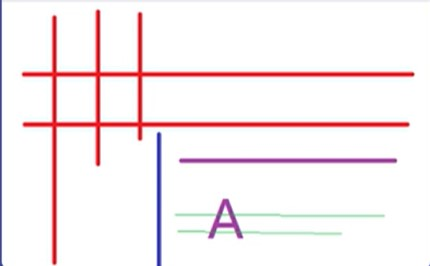
#> input picture OpenCV301/ImageFile/morph01.jpg, 430 x 266 px, found by its file name
$ python ProbabilityHuffman.py
#> lines starting #> are read from the running program, lines starting #| are printed output that depends on the picture; after the words box and inside, x2 and y2 are one past the last pixel; in counts of white or black regions, pixels touching at a corner belong together
# Probability Huffman Line Detection: Huffman Olasılıksal Çizgi Tespiti
# Görüntülerde binary görüntüye çevirme işlemi yapılarak
# görüntüdeki birbirinden farklı uzunluk ve açılardaki çizgilerin tespiti olasılıksal yaklaşım ile gerçekleştirilir.

import cv2 as cv
import numpy as np

def canny_demo(image):
    t = 100
    canny_output = cv.Canny(image, t, t*2)
    cv.imshow('canny_output', canny_output)
    return canny_output

src = cv.imread("OpenCV301/ImageFile/morph01.jpg")
#> src is the input picture: shape (266, 430, 3); mean B, G, R 240.5, 238.5, 248.1
cv.namedWindow('Input', cv.WINDOW_AUTOSIZE)
cv.imshow("Input", src)
cv.waitKey(0)

binary = canny_demo(src)
#> in canny_demo, `canny_output = cv.Canny(image, t, t*2)`:
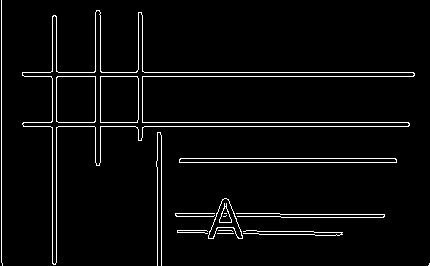
#> canny_output: shape (266, 430); 3.9% white in thin lines or dots
cv.imshow("Binary", binary)
cv.waitKey(0)

# cv.HoughLinesP ile doğru şekilde satırları bulun
linesP = cv.HoughLinesP(binary, 1, np.pi/180, 50, minLineLength=50, maxLineGap=10)
#> linesP = 21 rows, first 6: [24, 76, 413, 76], [23, 122, 408, 122], [22, 72, 413, 72], [23, 126, 408, 126], [1, 262, 1, 0], [52, 263, 52, 16]

if linesP is not None:
    for i in range(len(linesP)):
        l = linesP[i][0]
        cv.line(src, (l[0], l[1]), (l[2], l[3]), (255, 0, 0), 1, cv.LINE_AA)
#> this loop made 21 passes
#> l on passes 1 to 12: [24, 76, 413, 76], [23, 122, 408, 122], [22, 72, 413, 72], [23, 126, 408, 126], [1, 262, 1, 0], [52, 263, 52, 16], [180, 158, 395, 158], [56, 262, 56, 16], [179, 162, 396, 162], [157, 265, 157, 132], [95, 162, 95, 12], [100, 162, 100, 12]
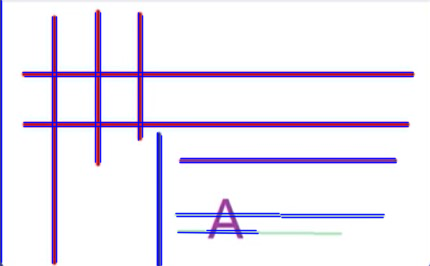
#> src: shape (266, 430, 3); 10.61% of pixels changed, all inside (x1, y1, x2, y2) = (0, 0, 415, 266)

cv.imshow("Lines", src)
cv.waitKey(0)
cv.destroyAllWindows()

$ run again, with OpenCV301/ImageFile/Cat.jpg copied over OpenCV301/ImageFile/morph01.jpg
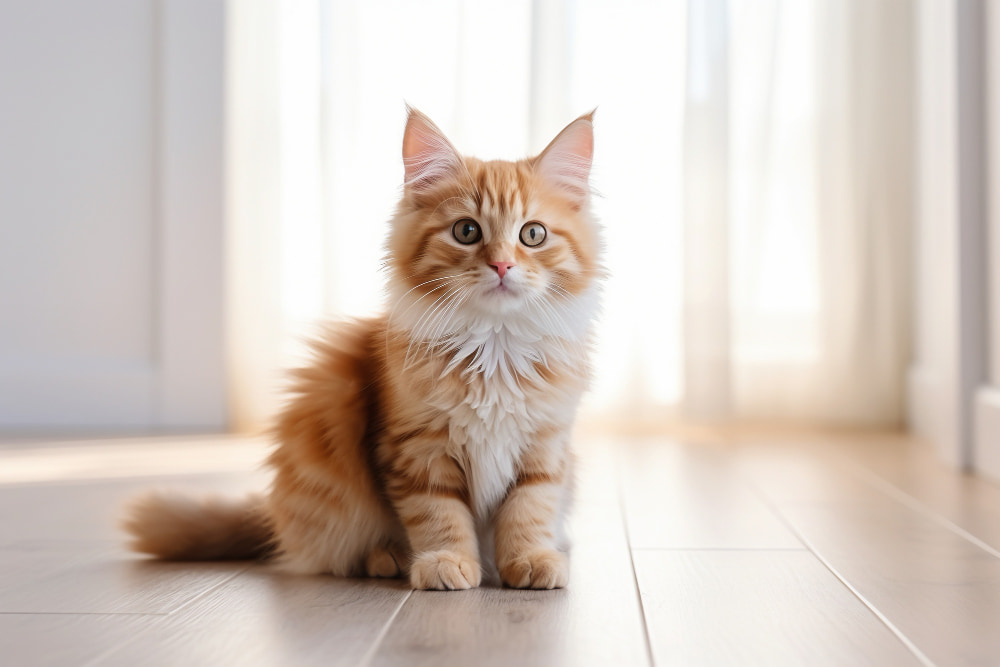
#> input picture OpenCV301/ImageFile/Cat.jpg, 1000 x 667 px, found by its file name
#> src is the input picture: shape (667, 1000, 3); mean B, G, R 190.6, 199, 211.1
#> in canny_demo, `canny_output = cv.Canny(image, t, t*2)`:
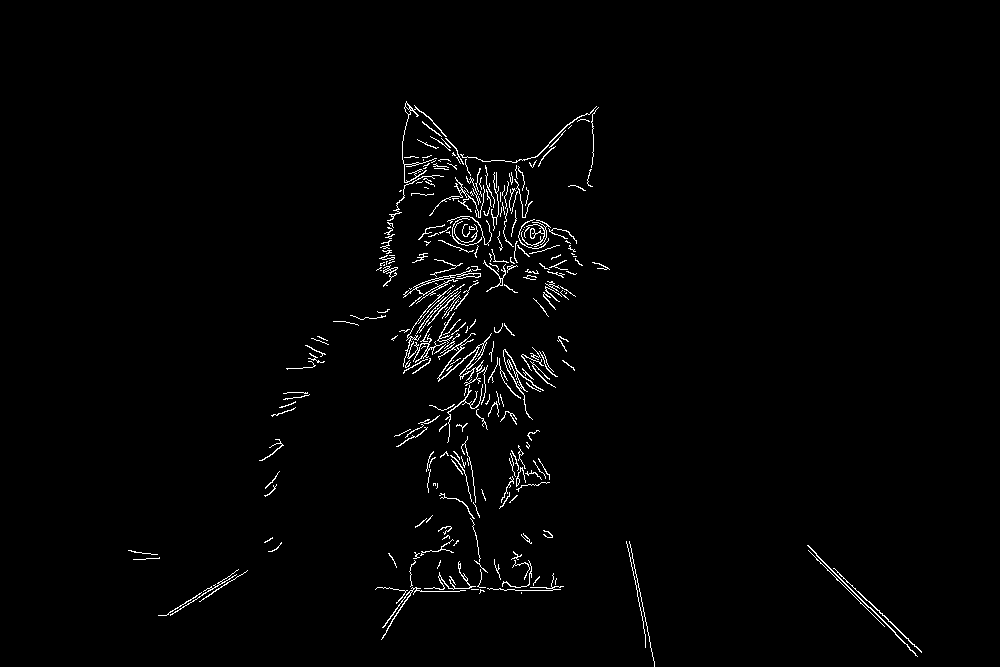
#> canny_output: shape (667, 1000); 1.6% white in thin lines or dots, all inside (x1, y1, x2, y2) = (128, 101, 922, 667)
#> linesP = 44 rows, first 6: [807, 545, 915, 653], [834, 568, 921, 652], [439, 272, 452, 369], [808, 550, 884, 626], [469, 457, 478, 515], [472, 515, 484, 591]
#> the loop `for i in range(len(linesP)):` made 44 passes
#> after the loop `for i in range(len(linesP)):`:
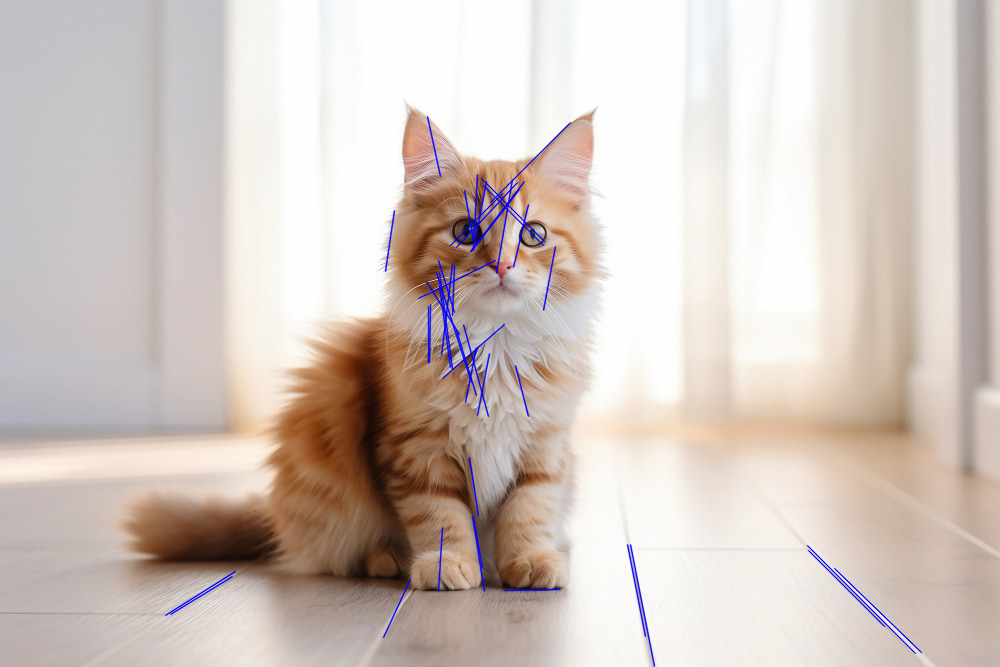
#> src: shape (667, 1000, 3); 1.24% of pixels changed, all inside (x1, y1, x2, y2) = (165, 116, 923, 667)

$ run again, with OpenCV301/ImageFile/chessboard.jpg copied over OpenCV301/ImageFile/morph01.jpg
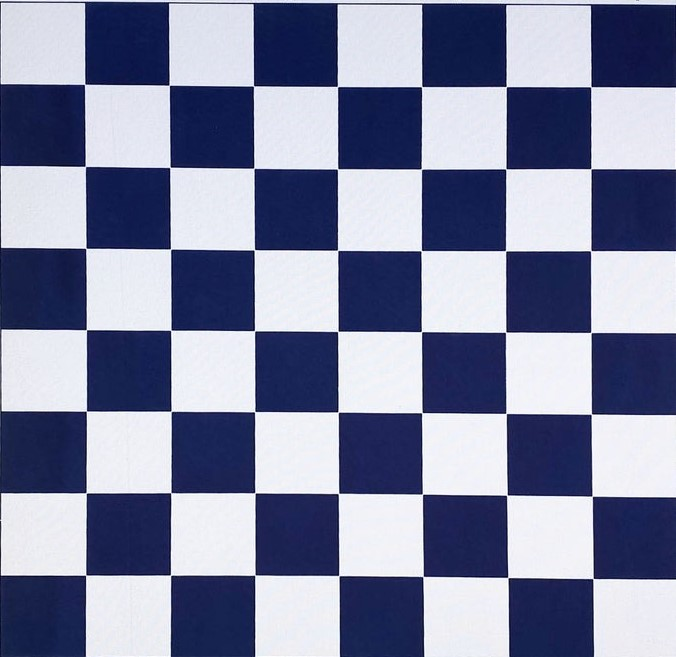
#> input picture OpenCV301/ImageFile/chessboard.jpg, 676 x 657 px, found by its file name
#> src is the input picture: shape (657, 676, 3); mean B, G, R 161.9, 134.5, 129.4
#> in canny_demo, `canny_output = cv.Canny(image, t, t*2)`:
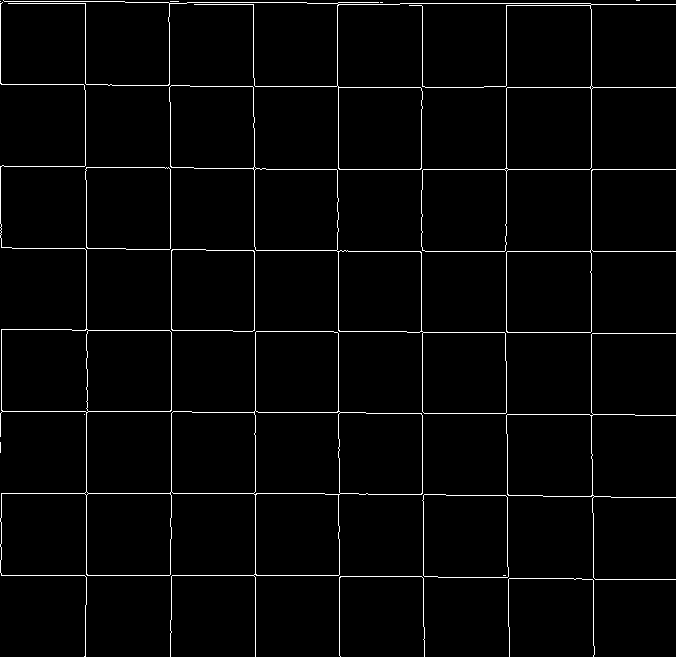
#> canny_output: shape (657, 676); 2.4% white in thin lines or dots
#> linesP = 67 rows, first 6: [253, 169, 675, 169], [86, 368, 86, 167], [338, 457, 338, 251], [255, 656, 255, 332], [591, 458, 591, 4], [337, 251, 675, 251]
#> the loop `for i in range(len(linesP)):` made 67 passes
#> after the loop `for i in range(len(linesP)):`:
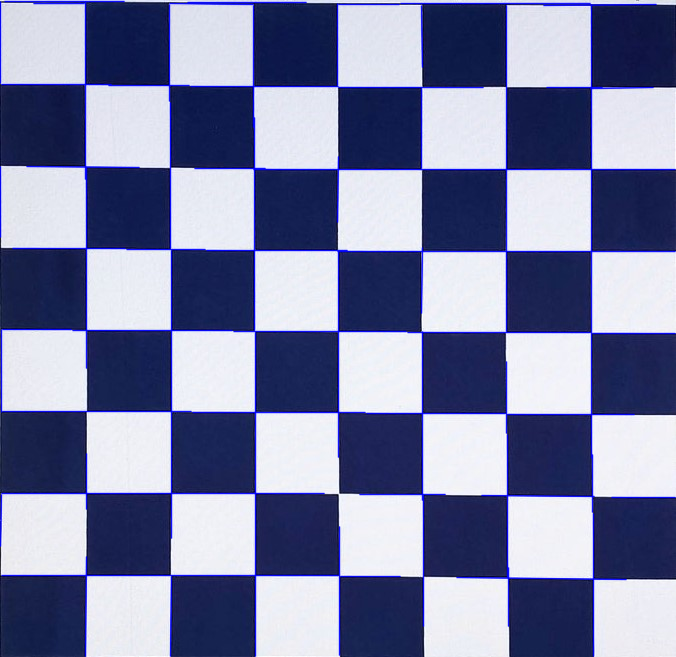
#> src: shape (657, 676, 3); 6.19% of pixels changed, all inside (x1, y1, x2, y2) = (0, 0, 676, 657)
